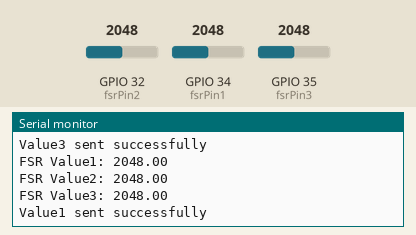
Bench run of a sketch on a simulated ESP32. Parts: the last lines printed to the serial monitor. The test bench sets the inputs (shaded band); at power-on: GPIO 32 (fsrPin2) = 2048, GPIO 34 (fsrPin1) = 2048, GPIO 35 (fsrPin3) = 2048. WiFi joins after 1.5 s; servers stay silent unless stated.

Above: at 4.2 s.
4.3 s: GPIO 32 (fsrPin2) set to 2866
At 5.0 s:
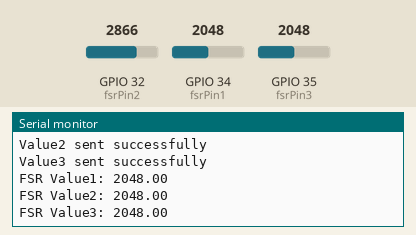
5.8 s: GPIO 34 (fsrPin1) set to 2866
At 6.9 s:
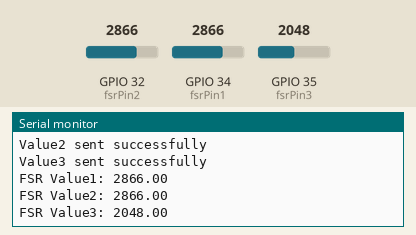
7.3 s: GPIO 35 (fsrPin3) set to 2866
At 8.7 s:
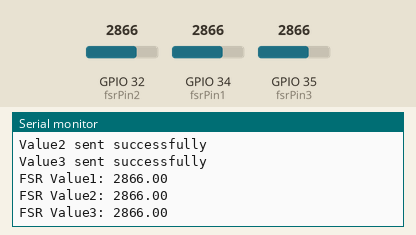
8.8 s: GPIO 32 (fsrPin2) set to 3603
At 10.0 s:
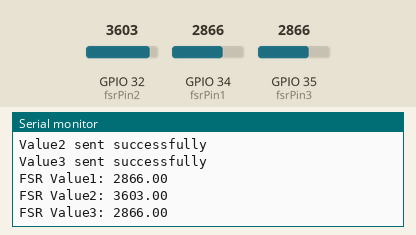
10.3 s: GPIO 34 (fsrPin1) set to 3603
At 11.7 s:
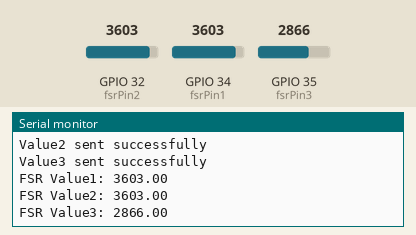
11.8 s: GPIO 35 (fsrPin3) set to 3603
At 13.0 s:
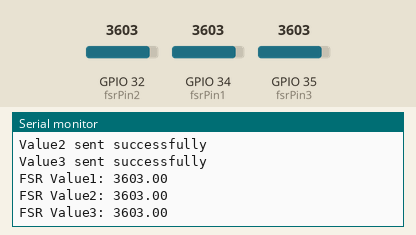
Timing chart, 0 to 14.3 s (numbered marks = the images above; inputs shaded):
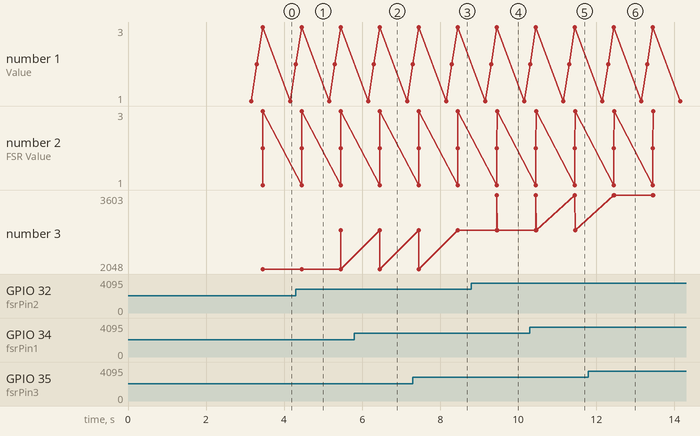

Measured:
- after the input at 5.8 s, the serial monitor: prints a new line after 0.65 s (image 2)
- after the input at 7.3 s, the serial monitor: prints a new line after 1.2 s (image 3)
- after the input at 8.8 s, the serial monitor: prints a new line after 0.65 s (image 4)
- after the input at 10.3 s, the serial monitor: prints a new line after 1.2 s (image 5)
- after the input at 11.8 s, the serial monitor: prints a new line after 0.66 s (image 6)

The sketch:

sketch_jul29a.ino
```cpp
#include <WiFi.h>
#include <FirebaseESP32.h>  // Ensure this line is present

#define FIREBASE_HOST ""  // Your Firebase project URL
#define FIREBASE_AUTH ""  // Your database secret

const char* ssid = "";  // Replace with your WiFi SSID
const char* password = "";  // Replace with your WiFi password

int fsrPin1 = 34;  // FSR sensor connected to D34 pin
int fsrPin2 = 32;  // Additional sensor connected to D32 pin
int fsrPin3 = 35;  // Additional sensor connected to D35 pin

unsigned long previousMillis = 0;
const long interval = 1000;  // Interval in milliseconds (1000 milliseconds or 1 second)

FirebaseData firebaseData;
FirebaseConfig firebaseConfig;
FirebaseAuth firebaseAuth;

void setup() {
  Serial.begin(9600);
  delay(1000);

  // Connect to Wi-Fi
  Serial.print("Connecting to ");
  Serial.println(ssid);
  WiFi.begin(ssid, password);

  while (WiFi.status() != WL_CONNECTED) {
    delay(1000);
    Serial.println("Connecting...");
  }
  Serial.println("Connected to WiFi");

  // Configure Firebase
  firebaseConfig.host = FIREBASE_HOST;
  firebaseConfig.signer.tokens.legacy_token = FIREBASE_AUTH;

  Firebase.begin(&firebaseConfig, &firebaseAuth);
  Firebase.reconnectWiFi(true);

  // Initialize sensor pins
  pinMode(fsrPin1, INPUT);
  pinMode(fsrPin2, INPUT);
  pinMode(fsrPin3, INPUT);
}

void loop() {
  unsigned long currentMillis = millis();

  // Check if it's time to send data
  if (currentMillis - previousMillis >= interval) {
    previousMillis = currentMillis;

    // Read sensor values
    float fsrValue1 = analogRead(fsrPin1);
    float fsrValue2 = analogRead(fsrPin2);
    float fsrValue3 = analogRead(fsrPin3);

    // Send data to Firebase
    sendDataToFirebase(fsrValue1, fsrValue2, fsrValue3);  // Send sensor values to respective nodes

    // Print debug information
    Serial.print("FSR Value1: ");
    Serial.println(fsrValue1);
    Serial.print("FSR Value2: ");
    Serial.println(fsrValue2);
    Serial.print("FSR Value3: ");
    Serial.println(fsrValue3);
  }

  // Other tasks can be performed here
  // Remember not to use delay() which would block WiFi and other tasks
}

void sendDataToFirebase(float value1, float value2, float value3) {
  if (Firebase.ready()) {
    // Write data to Firebase
    if (Firebase.setFloat(firebaseData, "/sensor/value1", value1)) {
      Serial.println("Value1 sent successfully");
    } else {
      Serial.print("Failed to send value1, ");
      Serial.println(firebaseData.errorReason());
    }

    if (Firebase.setFloat(firebaseData, "/sensor/value2", value2)) {
      Serial.println("Value2 sent successfully");
    } else {
      Serial.print("Failed to send value2, ");
      Serial.println(firebaseData.errorReason());
    }

    if (Firebase.setFloat(firebaseData, "/sensor/value3", value3)) {
      Serial.println("Value3 sent successfully");
    } else {
      Serial.print("Failed to send value3, ");
      Serial.println(firebaseData.errorReason());
    }
  } else {
    Serial.println("Firebase not ready");
  }
}
```
